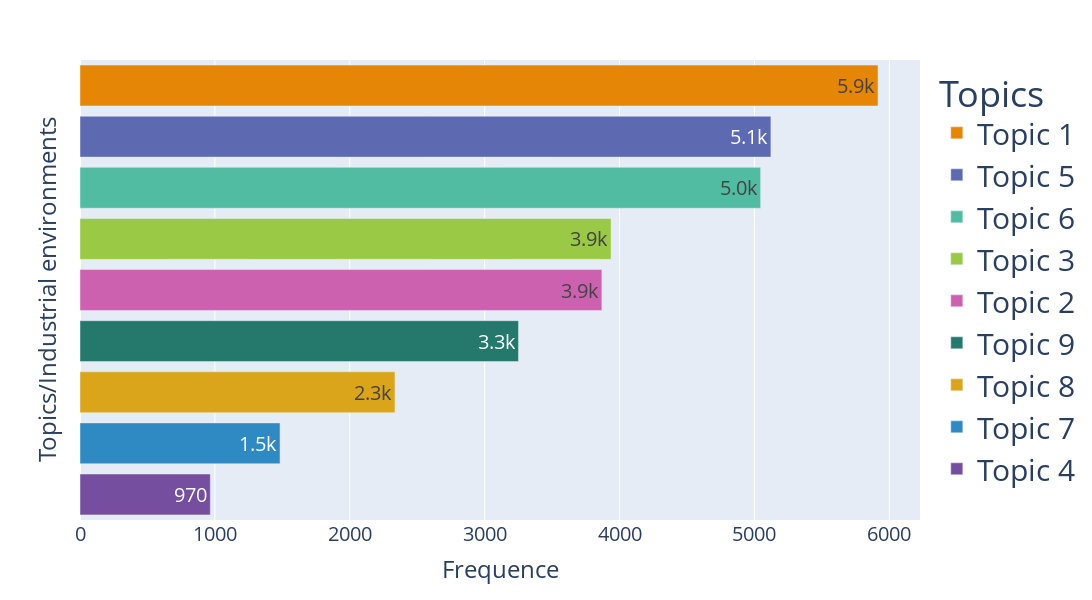

Notebook code for this chart:
### Code cell
fig_labels=fig_labels=['Hardware manufacturing,<br>car rental',
               'Packaging/Storage, Manufacturing<br>and wholesale of textile',
               'Printing, courier<br>and advanced machines activities along <br> metals wholesales and retail in specialised stores',
               'Harbour, warehousing<br>and wholesale of foodstuff',
               'Car repair, plumbing/heat<br>installation and hardware retail',
               'Freight transport and<br>prime materials manufacturing',
               'Commercial area, <br>clothes retail, restaurants etc',
               'Food industry, repair of electronics',
               'Automotive industry,<br>food manufacturing']

TOPIC_LABEL=[f'Topic {i+1}' for i in range(len(fig_labels))]

# data=MAIN[0:10].sort_values('count',ascending=False)
# data
# fig=px.bar(data,x='count',y='MAIN_SECTOR',text_auto='.2s',color='MAIN_SECTOR')
# fig.update_yaxes(showticklabels=False)
# # fig.update_layout(
# #     font=dict(size=10))
# fig.show()
df=vehicle[vehicle['topic'].isin([str(key) for key in list(Topic_model.id_to_label.keys())])].groupby('topic').agg('count').reset_index()[['topic','chain']].rename(columns={'chain':'count'})
df['topic_labeled']=df.apply(lambda row: Topic_model.id_to_label[int(row['topic'])] if int(row['topic']) in Topic_model.id_to_label  else None,axis=1)
df['fig_labeled']=TOPIC_LABEL
fig = px.bar(df.sort_values('count',ascending=False), x='count', y='fig_labeled',color='fig_labeled',text_auto='.2s',labels={'fig_labeled':'Topics/Industrial environments','count':'Frequence'},
             color_discrete_sequence=px.colors.qualitative.Vivid,width=1800,height=600)
fig.update_yaxes(showticklabels=False)
fig.update_layout(
    font=dict(size=20),
    legend = dict(font = dict(size = 30)),
    legend_title="Topics",
)
# fig.write_image(r"..\..\graphics\Results\Activities_per_topic.png",height=600,width=1800)
fig.show()

### Figure 1 — Plotly figure (JSON) as saved in the notebook; plotly's stock layout.template omitted (floating-point values rounded to 4 significant figures)
{"data": [{"alignmentgroup": "True", "hovertemplate": "Topics/Industrial environments=%{y}<br>Frequence=%{x}<extra></extra>", "legendgroup": "Topic 1", "marker": {"color": "rgb(229, 134, 6)", "pattern": {"shape": ""}}, "name": "Topic 1", "offsetgroup": "Topic 1", "orientation": "h", "showlegend": true, "textposition": "auto", "texttemplate": "%{x:.2s}", "type": "bar", "x": [5916], "xaxis": "x", "y": ["Topic 1"], "yaxis": "y"}, {"alignmentgroup": "True", "hovertemplate": "Topics/Industrial environments=%{y}<br>Frequence=%{x}<extra></extra>", "legendgroup": "Topic 5", "marker": {"color": "rgb(93, 105, 177)", "pattern": {"shape": ""}}, "name": "Topic 5", "offsetgroup": "Topic 5", "orientation": "h", "showlegend": true, "textposition": "auto", "texttemplate": "%{x:.2s}", "type": "bar", "x": [5122], "xaxis": "x", "y": ["Topic 5"], "yaxis": "y"}, {"alignmentgroup": "True", "hovertemplate": "Topics/Industrial environments=%{y}<br>Frequence=%{x}<extra></extra>", "legendgroup": "Topic 6", "marker": {"color": "rgb(82, 188, 163)", "pattern": {"shape": ""}}, "name": "Topic 6", "offsetgroup": "Topic 6", "orientation": "h", "showlegend": true, "textposition": "auto", "texttemplate": "%{x:.2s}", "type": "bar", "x": [5046], "xaxis": "x", "y": ["Topic 6"], "yaxis": "y"}, {"alignmentgroup": "True", "hovertemplate": "Topics/Industrial environments=%{y}<br>Frequence=%{x}<extra></extra>", "legendgroup": "Topic 3", "marker": {"color": "rgb(153, 201, 69)", "pattern": {"shape": ""}}, "name": "Topic 3", "offsetgroup": "Topic 3", "orientation": "h", "showlegend": true, "textposition": "auto", "texttemplate": "%{x:.2s}", "type": "bar", "x": [3937], "xaxis": "x", "y": ["Topic 3"], "yaxis": "y"}, {"alignmentgroup": "True", "hovertemplate": "Topics/Industrial environments=%{y}<br>Frequence=%{x}<extra></extra>", "legendgroup": "Topic 2", "marker": {"color": "rgb(204, 97, 176)", "pattern": {"shape": ""}}, "name": "Topic 2", "offsetgroup": "Topic 2", "orientation": "h", "showlegend": true, "textposition": "auto", "texttemplate": "%{x:.2s}", "type": "bar", "x": [3869], "xaxis": "x", "y": ["Topic 2"], "yaxis": "y"}, {"alignmentgroup": "True", "hovertemplate": "Topics/Industrial environments=%{y}<br>Frequence=%{x}<extra></extra>", "legendgroup": "Topic 9", "marker": {"color": "rgb(36, 121, 108)", "pattern": {"shape": ""}}, "name": "Topic 9", "offsetgroup": "Topic 9", "orientation": "h", "showlegend": true, "textposition": "auto", "texttemplate": "%{x:.2s}", "type": "bar", "x": [3251], "xaxis": "x", "y": ["Topic 9"], "yaxis": "y"}, {"alignmentgroup": "True", "hovertemplate": "Topics/Industrial environments=%{y}<br>Frequence=%{x}<extra></extra>", "legendgroup": "Topic 8", "marker": {"color": "rgb(218, 165, 27)", "pattern": {"shape": ""}}, "name": "Topic 8", "offsetgroup": "Topic 8", "orientation": "h", "showlegend": true, "textposition": "auto", "texttemplate": "%{x:.2s}", "type": "bar", "x": [2335], "xaxis": "x", "y": ["Topic 8"], "yaxis": "y"}, {"alignmentgroup": "True", "hovertemplate": "Topics/Industrial environments=%{y}<br>Frequence=%{x}<extra></extra>", "legendgroup": "Topic 7", "marker": {"color": "rgb(47, 138, 196)", "pattern": {"shape": ""}}, "name": "Topic 7", "offsetgroup": "Topic 7", "orientation": "h", "showlegend": true, "textposition": "auto", "texttemplate": "%{x:.2s}", "type": "bar", "x": [1483], "xaxis": "x", "y": ["Topic 7"], "yaxis": "y"}, {"alignmentgroup": "True", "hovertemplate": "Topics/Industrial environments=%{y}<br>Frequence=%{x}<extra></extra>", "legendgroup": "Topic 4", "marker": {"color": "rgb(118, 78, 159)", "pattern": {"shape": ""}}, "name": "Topic 4", "offsetgroup": "Topic 4", "orientation": "h", "showlegend": true, "textposition": "auto", "texttemplate": "%{x:.2s}", "type": "bar", "x": [966], "xaxis": "x", "y": ["Topic 4"], "yaxis": "y"}], "layout": {"barmode": "relative", "font": {"size": 20}, "height": 600, "legend": {"font": {"size": 30}, "title": {"text": "Topics"}, "tracegroupgap": 0}, "margin": {"t": 60}, "width": 1800, "xaxis": {"anchor": "y", "domain": [0, 1], "title": {"text": "Frequence"}}, "yaxis": {"anchor": "x", "categoryarray": ["Topic 4", "Topic 7", "Topic 8", "Topic 9", "Topic 2", "Topic 3", "Topic 6", "Topic 5", "Topic 1"], "categoryorder": "array", "domain": [0, 1], "showticklabels": false, "title": {"text": "Topics/Industrial environments"}}}}
